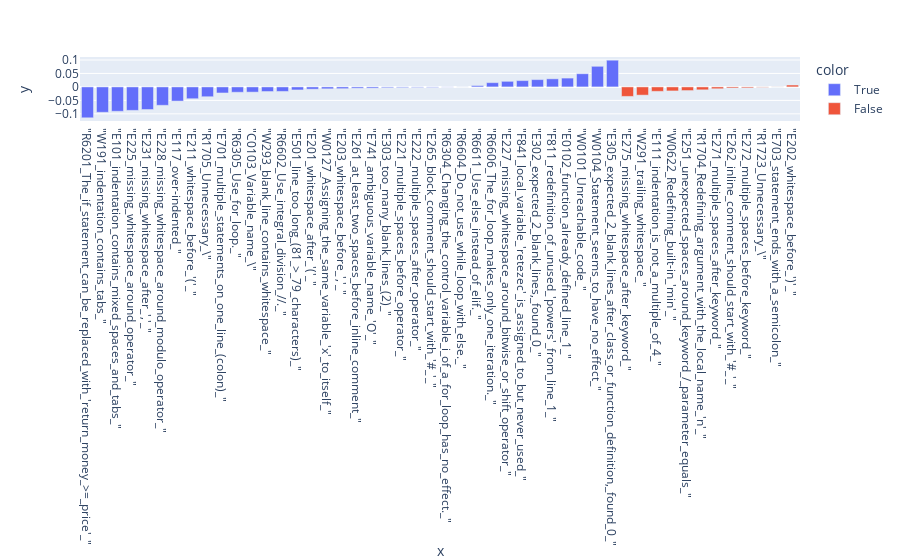

Notebook code for this chart:
### Markdown cell above
## Does it correlate with an unsucessful submission?

### Code cell
from scipy.stats import spearmanr
from sklearn.metrics import f1_score, confusion_matrix

correlations = {}
significant = []
for msg in messages.columns:
    corr, p = spearmanr(1 - messages[msg], log['correct'])
    correlations[feature_descriptions[msg]] = corr
    significant.append(p < 0.05)

x, y = zip(*sorted(correlations.items(), key=lambda x: x[1]))
px.bar(x=x, y=y, color=significant)

### Figure 1 — Plotly figure (JSON) as saved in the notebook; plotly's stock layout.template omitted (floating-point values rounded to 4 significant figures)
{"data": [{"alignmentgroup": "True", "hovertemplate": "color=True<br>x=%{x}<br>y=%{y}<extra></extra>", "legendgroup": "True", "marker": {"color": "#636efa", "pattern": {"shape": ""}}, "name": "True", "offsetgroup": "True", "orientation": "v", "showlegend": true, "textposition": "auto", "type": "bar", "x": ["\"R6201_The_if_statement_can_be_replaced_with_'return_money_>=_price'_\"", "\"W191_indentation_contains_tabs_\"", "\"E101_indentation_contains_mixed_spaces_and_tabs_\"", "\"E225_missing_whitespace_around_operator_\"", "\"E231_missing_whitespace_after_','_\"", "\"E228_missing_whitespace_around_modulo_operator_\"", "\"E117_over-indented_\"", "\"E211_whitespace_before_'('_\"", "\"R1705_Unnecessary_\\\"", "\"E701_multiple_statements_on_one_line_(colon)_\"", "\"R6305_Use_for_loop._\"", "\"C0103_Variable_name_\\\"", "\"W293_blank_line_contains_whitespace_\"", "\"R6602_Use_integral_division_//._\"", "\"E501_line_too_long_(81_>_79_characters)_\"", "\"E201_whitespace_after_'('_\"", "\"W0127_Assigning_the_same_variable_'x'_to_itself_\"", "\"E203_whitespace_before_','_\"", "\"E261_at_least_two_spaces_before_inline_comment_\"", "\"E741_ambiguous_variable_name_'O'_\"", "\"E303_too_many_blank_lines_(2)_\"", "\"E221_multiple_spaces_before_operator_\"", "\"E222_multiple_spaces_after_operator_\"", "\"E265_block_comment_should_start_with_'#_'_\"", "\"R6304_Changing_the_control_variable_i_of_a_for_loop_has_no_effect._\"", "\"R6604_Do_not_use_while_loop_with_else._\"", "\"R6611_Use_else_instead_of_elif._\"", "\"R6606_The_for_loop_makes_only_one_iteration._\"", "\"E227_missing_whitespace_around_bitwise_or_shift_operator_\"", "\"F841_local_variable_'retezec'_is_assigned_to_but_never_used_\"", "\"E302_expected_2_blank_lines,_found_0_\"", "\"F811_redefinition_of_unused_'powers'_from_line_1_\"", "\"E0102_function_already_defined_line_1_\"", "\"W0101_Unreachable_code_\"", "\"W0104_Statement_seems_to_have_no_effect_\"", "\"E305_expected_2_blank_lines_after_class_or_function_definition,_found_0_\""], "xaxis": "x", "y": [-0.1147, -0.09427, -0.0906, -0.08714, -0.08396, -0.06831, -0.05259, -0.0439, -0.03651, -0.02251, -0.01985, -0.01942, -0.01716, -0.01678, -0.01126, -0.008423, -0.007083, -0.006516, -0.004755, -0.004433, -0.003018, -0.002595, -0.002067, -0.001774, -0.0006899, 0.0001722, 0.004983, 0.01575, 0.02077, 0.02344, 0.02712, 0.03004, 0.03275, 0.04904, 0.07654, 0.0992], "yaxis": "y"}, {"alignmentgroup": "True", "hovertemplate": "color=False<br>x=%{x}<br>y=%{y}<extra></extra>", "legendgroup": "False", "marker": {"color": "#EF553B", "pattern": {"shape": ""}}, "name": "False", "offsetgroup": "False", "orientation": "v", "showlegend": true, "textposition": "auto", "type": "bar", "x": ["\"E275_missing_whitespace_after_keyword_\"", "\"W291_trailing_whitespace_\"", "\"E111_indentation_is_not_a_multiple_of_4_\"", "\"W0622_Redefining_built-in_'min'_\"", "\"E251_unexpected_spaces_around_keyword_/_parameter_equals_\"", "\"R1704_Redefining_argument_with_the_local_name_'n'_\"", "\"E271_multiple_spaces_after_keyword_\"", "\"E262_inline_comment_should_start_with_'#_'_\"", "\"E272_multiple_spaces_before_keyword_\"", "\"R1723_Unnecessary_\\\"", "\"E703_statement_ends_with_a_semicolon_\"", "\"E202_whitespace_before_')'_\""], "xaxis": "x", "y": [-0.03528, -0.03056, -0.01649, -0.01491, -0.01356, -0.01081, -0.006794, -0.003979, -0.003607, -0.001379, -0.0003464, 0.006999], "yaxis": "y"}], "layout": {"barmode": "relative", "legend": {"title": {"text": "color"}, "tracegroupgap": 0}, "margin": {"t": 60}, "xaxis": {"anchor": "y", "domain": [0, 1], "title": {"text": "x"}}, "yaxis": {"anchor": "x", "domain": [0, 1], "title": {"text": "y"}}}}
